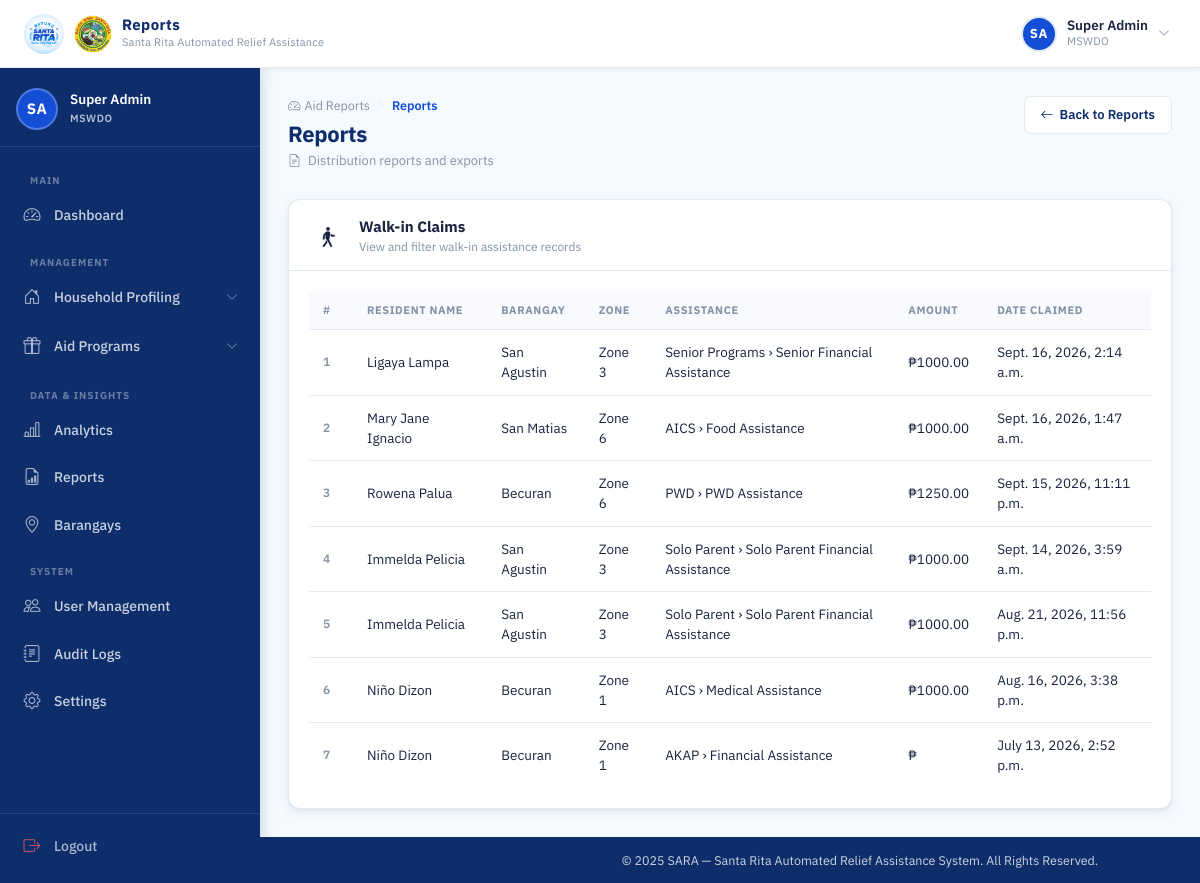
The page /mswdo/reports/barangay/ (signed in) on the database as committed earlier.
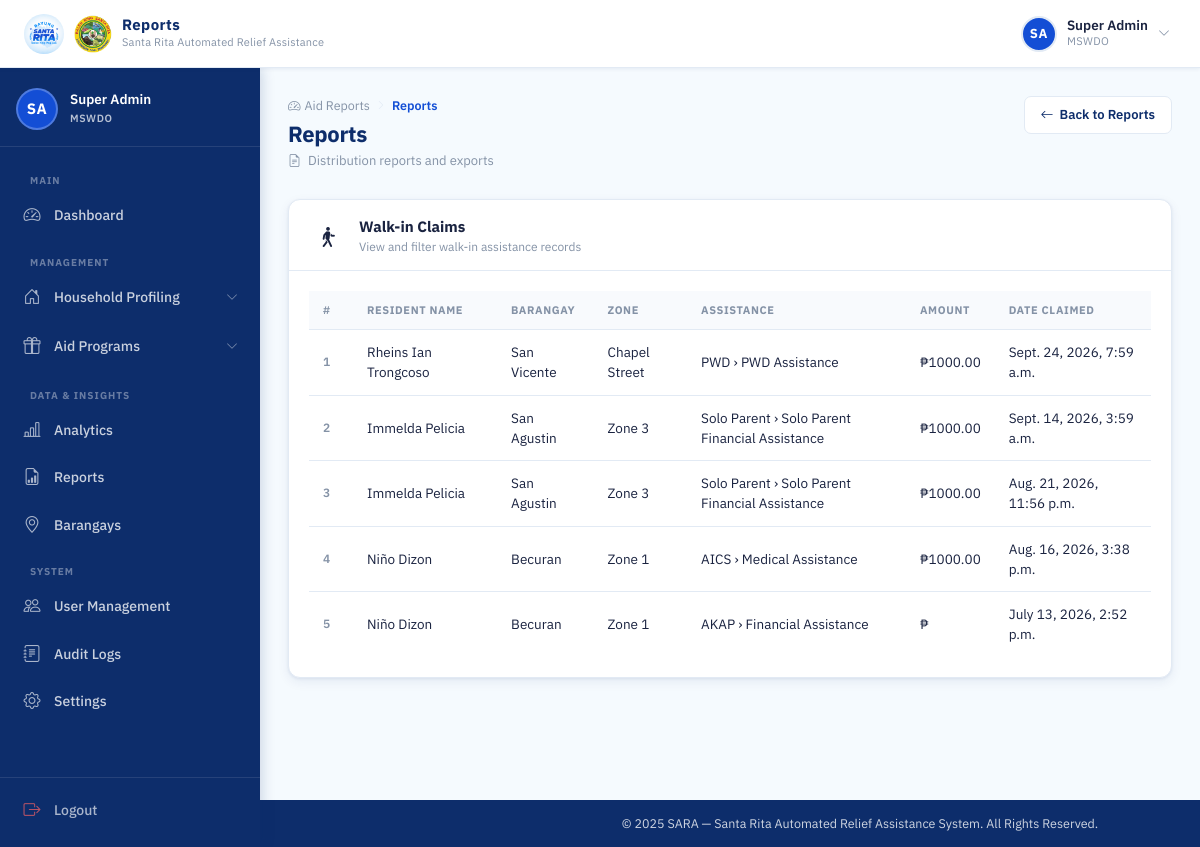
The same page on the database as committed later.
### distribution/models.py (models this page shows, shortened)
class AidClaim(models.Model):
    family = models.ForeignKey(Family, on_delete=models.CASCADE)
    family_member = models.ForeignKey(
        FamilyMember,
        on_delete=models.SET_NULL,
        null=True,
        blank=True,
        help_text="Required for individual-based assistance"
    )
    assistance = models.ForeignKey(
        Assistance,
        on_delete=models.SET_NULL,
        null=True,
        blank=True,
        related_name='claims'
    )
    CLAIM_TYPE_CHOICES = (
        ('DISTRIBUTION', 'Distribution Event'),
        ('WALK_IN', 'Walk-in / Office Visit'),
        ('OFFLINE_IMPORT', 'Offline Reconciliation Import'),
    )
    claim_type = models.CharField(
        max_length=20,
        choices=CLAIM_TYPE_CHOICES,
        default='DISTRIBUTION'
    )
    schedule = models.ForeignKey('AidSchedule', on_delete=models.CASCADE, null=True, related_name='claims')
    claimed_at = models.DateTimeField(auto_now_add=True)
    amount = models.DecimalField(
        max_digits=12,
        decimal_places=2,
        null=True,
        blank=True,
        help_text="Actual amount distributed to the beneficiary. Auto-filled from schedule.per_beneficiary_amount for scheduled claims, manually entered for walk-ins."
    )
    created_by = models.ForeignKey(
            settings.AUTH_USER_MODEL,
            on_delete=models.SET_NULL,
            null=True,
            blank=True,
            related_name='processed_claims'
        )
    is_late_scheduled_claim = models.BooleanField(
        default=False,
        help_text="True if this walk-in claim fulfills a missed scheduled distribution within the 7-day grace period"
    )
    original_schedule = models.ForeignKey(
        'AidSchedule',
        null=True,
        blank=True,
        on_delete=models.SET_NULL,
        related_name='late_claims',
        help_text="If is_late_scheduled_claim=True, links to the original missed schedule this claim fulfills"
    )
    is_exported = models.BooleanField(
        default=False,
        help_text="True if this claim has been exported for offline reconciliation (prevents duplicate exports)"
    )

### households/models.py (models this page shows, shortened)
class FamilyMember(models.Model):
    family = models.ForeignKey(
        Family,
        on_delete=models.CASCADE,
        related_name='members'
    )
    first_name = models.CharField(max_length=100)
    middle_name = models.CharField(max_length=100, blank=True, null=True)
    last_name = models.CharField(max_length=100)
    suffix = models.CharField(max_length=20, blank=True, null=True)
    relationship = models.CharField(max_length=20, choices=RELATIONSHIP_CHOICES)
    birthdate = models.DateField(null=True, blank=True)
    date_of_death = models.DateField(null=True, blank=True)
    birthplace = models.CharField(max_length=150, blank=True, null=True)
    sex = models.CharField(max_length=1, choices=SEX_CHOICES, blank=True, null=True)
    civil_status = models.CharField(max_length=50, choices=CIVIL_STATUS_CHOICES, blank=True, null=True)
    government_id_type = models.CharField(
        max_length=20, choices=GOVERNMENT_ID_CHOICES,
        blank=True, default='PHILSYS'
    )
    government_id_number = models.CharField(max_length=50, blank=True, null=True)
    religion = models.CharField(max_length=100, blank=True, null=True)
    citizenship = models.CharField(max_length=50, default='Filipino', blank=True, null=True)
    occupation = models.CharField(max_length=150, blank=True, null=True)
    contact_number = models.CharField(
        max_length=13,
        blank=True,
        null=True,
        validators=[
            RegexValidator(
                regex=r'^(09|\+639)\d{9}$',
                message="Phone number must be entered in the format: '09XXXXXXXXX' or '+639XXXXXXXXX'."
            )
        ]
    )
    email = models.EmailField(blank=True, null=True)
    monthly_income = models.DecimalField(max_digits=10, decimal_places=2, default=0)
    educational_attainment = models.CharField(max_length=50, choices=EDUCATIONAL_ATTAINMENT_CHOICES, blank=True, null=True)
    education_status = models.CharField(max_length=50, choices=EDUCATION_STATUS_CHOICES, blank=True, null=True)
    is_pwd = models.BooleanField(default=False)
    is_solo_parent = models.BooleanField(default=False)
    is_senior_citizen = models.BooleanField(default=False)
    is_indigenous = models.BooleanField(default=False)
    is_out_of_school_youth = models.BooleanField(default=False)
    is_out_of_school_children = models.BooleanField(default=False)
    profile_image = models.ImageField(upload_to=resident_profile_image_path, blank=True, null=True)

class Family(models.Model):
    household = models.ForeignKey(Household, on_delete=models.CASCADE, related_name='families')
    family_name = models.CharField(max_length=100)
    rfid_uid = models.CharField(
        max_length=50,
        unique=True,
        null=True,
        blank=True
    )
    is_active = models.BooleanField(default=True)
    is_archived = models.BooleanField(default=False)
    archived_at = models.DateTimeField(null=True, blank=True)
    archived_by = models.ForeignKey(settings.AUTH_USER_MODEL, on_delete=models.SET_NULL, null=True, blank=True, related_name='+')

class Household(models.Model):
    barangay = models.ForeignKey(Barangay, on_delete=models.CASCADE, related_name='households')
    zone = models.ForeignKey(Zone, on_delete=models.CASCADE, related_name='households')
    LAND_USE_CHOICES = (
        ('RESIDENTIAL', 'Residential'),
        ('AGRICULTURAL', 'Agricultural'),
        ('COMMERCIAL', 'Commercial'),
        ('INDUSTRIAL', 'Industrial'),
        ('INSTITUTIONAL', 'Institutional'),
        ('FISHING', 'Fishing'),
    )
    HAZARD_CHOICES = (
        ('NONE', 'No Hazard'),
        ('FLOOD', 'Flood'),
        ('LANDSLIDE', 'Landslide'),
        ('FIRE', 'Fire'),
        ('EARTHQUAKE', 'Earthquake/Fault'),
        ('RIVERBANK_EROSION', 'Riverbank Erosion'),
        ('OTHER', 'Other'),
    )
    house_number = models.CharField(max_length=50)
    land_use = models.CharField(max_length=20, choices=LAND_USE_CHOICES)
    hazard_exposure = models.CharField(max_length=20, choices=HAZARD_CHOICES)
    flood_depth = models.CharField(max_length=50, blank=True)
    flood_frequency = models.CharField(max_length=50, blank=True)
    hazard_other_description = models.CharField(max_length=255, blank=True)
    accessibility = models.CharField(max_length=255, blank=True)
    location_notes = models.CharField(max_length=255, blank=True)
    latitude = models.DecimalField(max_digits=9, decimal_places=6, null=True, blank=True)
    longitude = models.DecimalField(max_digits=9, decimal_places=6, null=True, blank=True)

class Zone(models.Model):
    barangay = models.ForeignKey(Barangay, on_delete=models.CASCADE, related_name='zones')
    name = models.CharField(max_length=50)

### accounts/models.py (models this page shows, shortened)
class Barangay(models.Model):
    name = models.CharField(max_length=100, unique=True)

### programs/models.py (models this page shows, shortened)
class Assistance(models.Model):
    BENEFICIARY_TYPE = [
        ('individual', 'Individual'),
        ('family', 'Family'),
    ]
    AID_TYPE_CHOICES = (
        ('CASH', 'Cash Assistance'),
        ('GOODS', 'Goods-in-Kind (rice, noodles, canned goods, etc.)'),
    )
    PRIORITIZATION_CHOICES = (
        ('LOWEST_INCOME_FIRST', 'Lowest Income First'),
        ('TYPHOON_PRIORITY', 'Typhoon/Vulnerability Priority'),
        ('RANDOM', 'Random Among Eligible'),
    )
    program = models.ForeignKey(
        Program,
        on_delete=models.CASCADE,
        related_name='assistances'
    )
    aid_category = models.ForeignKey(
        AidCategory,
        on_delete=models.CASCADE,
        related_name='assistances'
    )
    beneficiary_type = models.CharField(
        max_length=20,
        choices=BENEFICIARY_TYPE,
        default='family'
    )
    prioritization_strategy = models.CharField(
        max_length=30, choices=PRIORITIZATION_CHOICES, default='LOWEST_INCOME_FIRST',
        help_text="How to rank eligible beneficiaries when there are more eligible than available slots."
    )
    aid_type = models.CharField(
        max_length=10, choices=AID_TYPE_CHOICES, default='CASH',
        help_text="Used by the Rotation Eligibility rule to alternate beneficiaries between cash and goods-based aid across distribution cycles."
    )
    minimum_age = models.PositiveIntegerField(
        null=True,
        blank=True,
        help_text="Leave blank if no age requirement."
    )
    requires_pwd = models.BooleanField(default=False)
    requires_solo_parent = models.BooleanField(default=False)
    requires_senior_citizen = models.BooleanField(default=False)
    is_active = models.BooleanField(default=True)
    created_at = models.DateTimeField(auto_now_add=True)
    class Meta:
        ordering = ['program', 'aid_category']
        unique_together = ('program', 'aid_category', 'beneficiary_type')

class Program(models.Model):
    name = models.CharField(max_length=100, unique=True)
    description = models.TextField(blank=True, null=True)
    is_active = models.BooleanField(default=True)
    is_emergency_program = models.BooleanField(default=False, help_text="Emergency programs bypass 90-day cooldown and rotation eligibility rules")
    allows_barangay_delegation = models.BooleanField(default=False, help_text="When enabled, MSWDO Admin can delegate barangay-scoped distributions to Barangay Admins")
    created_at = models.DateTimeField(auto_now_add=True)
    class Meta:
        ordering = ['name']

class AidCategory(models.Model):
    program = models.ForeignKey(
        Program,
        on_delete=models.CASCADE,
        related_name='aid_categories'
    )
    name = models.CharField(max_length=100)
    description = models.TextField(blank=True, null=True)
    is_active = models.BooleanField(default=True)
    class Meta:
        ordering = ['name']
        unique_together = ('program', 'name')

### reports/views.py (the view, shortened to what this page needs)
# urls.py: path('mswdo/reports/barangay/', views.barangay_reports, name='barangay_reports'),
@login_required
@session_protected
def barangay_reports(request):
    if request.user.role not in ('MSWDO', 'MSWDO_STAFF', 'BARANGAY'):
        return HttpResponseForbidden("Access Denied")
    selected_barangay = request.GET.get('barangay')
    selected_zone = request.GET.get('zone')
    date_from = request.GET.get('date_from')
    date_to = request.GET.get('date_to')
    search_query = request.GET.get('search', '')
    claims_queryset = AidClaim.objects.filter(
        claim_type='WALK_IN'
    ).select_related(
        'family',
        'family_member',
        'family__household',
        'family__household__barangay',
        'family__household__zone',
        'assistance',
        'assistance__program',
        'assistance__aid_category'
    )
    assigned_schedules = None
    if request.user.role == 'BARANGAY':
        claims_page = None
        paginator = None
    if selected_barangay and request.user.role != 'BARANGAY':
        claims_queryset = claims_queryset.filter(
            family__household__barangay_id=selected_barangay
        )
    if selected_zone:
        claims_queryset = claims_queryset.filter(
            family__household__zone_id=selected_zone
        )
    if date_from:
        try:
            date_from_dt = datetime.strptime(date_from, '%Y-%m-%d')
            claims_queryset = claims_queryset.filter(claimed_at__gte=date_from_dt)
        except ValueError:
            pass
    if search_query:
        claims_queryset = claims_queryset.filter(
            Q(family__family_name__icontains=search_query) |
            Q(family_member__first_name__icontains=search_query) |
            Q(family_member__last_name__icontains=search_query)
        )
    claims_queryset = claims_queryset.order_by('-claimed_at', 'id')
    page = request.GET.get('page', 1)
    paginator = Paginator(claims_queryset, 20)
    try:
        claims_page = paginator.page(page)
    except PageNotAnInteger:
        claims_page = paginator.page(1)
    except EmptyPage:
        claims_page = paginator.page(paginator.num_pages)
    barangays = Barangay.objects.all()
    if request.user.role == 'BARANGAY':
        all_zones = Zone.objects.filter(barangay=request.user.barangay)
    else:
        all_zones = Zone.objects.all()
    return render(request, 'reports/barangay_reports.html', {
        'claims': claims_page,
        'paginator': paginator,
        'barangays': barangays,
        'all_zones': all_zones,
        'selected_barangay': selected_barangay,
        'selected_zone': selected_zone,
        'date_from': date_from,
        'date_to': date_to,
        'search_query': search_query,
        'now': timezone.now(),
        'is_barangay': request.user.role == 'BARANGAY',
        'assigned_schedules': assigned_schedules,
    })

### reports/templates/reports/barangay_reports.html (shortened to what this page needs)
{% extends 'base.html' %}
{% load static %}
{% block navbar_title %}Reports{% endblock %}
{% block css %}
<link rel="stylesheet" href="{% static 'css/mswdo_dashboard.css' %}">
<link rel="stylesheet" href="{% static 'css/barangay_accounts.css' %}">
<link rel="stylesheet" href="{% static 'css/aid_reports.css' %}">
<link rel="stylesheet" href="{% static 'css/register_rfid.css' %}">
{% endblock %}
{% block content %}
<div class="dash-page-header">
  <div>
    <div class="page-breadcrumb">
      <a href="{% if request.user.role == 'BARANGAY' %}{% url 'barangay_dashboard' %}{% else %}{% url 'aid_reports' %}{% endif %}" class="breadcrumb-link">
        <i class="bi bi-speedometer2"></i> {% if request.user.role == 'BARANGAY' %}Dashboard{% else %}Aid Reports{% endif %}
      </a>
      <i class="bi bi-chevron-right breadcrumb-sep"></i>
      <span class="breadcrumb-current">Reports</span>
    </div>
    <h1 class="dash-page-title">Reports</h1>
    <p class="dash-page-sub">
      <i class="bi bi-file-earmark-text me-1"></i>
      Distribution reports and exports
    </p>
  </div>
  <div class="dash-header-actions">
    <a href="{% if request.user.role == 'BARANGAY' %}{% url 'barangay_dashboard' %}{% else %}{% url 'aid_reports' %}{% endif %}" class="btn-dash-outline">
      <i class="bi bi-arrow-left"></i> {% if request.user.role == 'BARANGAY' %}Back to Dashboard{% else %}Back to Reports{% endif %}
    </a>
  </div>
</div>
{% if request.user.role != 'BARANGAY' %}
<div class="dash-panel">
  <div class="dash-panel__header">
    <div class="dash-panel__header-left">
      <i class="bi bi-person-walking dash-panel__icon" style="background-color: var(--sara-blue-light); color: var(--sara-blue); padding: 8px; border-radius: 6px;"></i>
      <div>
        <h2 class="dash-panel__title">Walk-in Claims</h2>
        <p class="dash-panel__sub">View and filter walk-in assistance records</p>
      </div>
    </div>
  </div>
  <div class="dash-panel__body">
    {% if claims %}
      <div class="table-responsive">
        <table class="rpt-table">
          <thead>
            <tr>
              <th class="rpt-th">#</th>
              <th class="rpt-th">Resident Name</th>
              <th class="rpt-th">Barangay</th>
              <th class="rpt-th">Zone</th>
              <th class="rpt-th">Assistance</th>
              <th class="rpt-th">Amount</th>
              <th class="rpt-th">Date Claimed</th>
            </tr>
          </thead>
          <tbody>
            {% for claim in claims %}
            <tr class="rpt-row">
              <td class="rpt-td rpt-td--num">{{ claims.start_index|add:forloop.counter0 }}</td>
              <td class="rpt-td">
                {% if claim.family_member %}
                  {{ claim.family_member.first_name }} {{ claim.family_member.last_name }}
                {% else %}
                  {{ claim.family.family_name }} Family
                {% endif %}
              </td>
              <td class="rpt-td">{{ claim.family.household.barangay.name|default:"N/A" }}</td>
              <td class="rpt-td">{{ claim.family.household.zone.name|default:"N/A" }}</td>
              <td class="rpt-td">{{ claim.assistance.program.name }} › {{ claim.assistance.aid_category.name }}</td>
              <td class="rpt-td">₱{{ claim.amount|floatformat:2 }}</td>
              <td class="rpt-td">{{ claim.claimed_at }}</td>
            </tr>
            {% endfor %}
          </tbody>
        </table>
      </div>
    {% else %}
      <div class="rpt-no-claims">
        <i class="bi bi-inbox"></i>
        <p>No walk-in claims found.</p>
      </div>
    {% endif %}
  </div>
</div>
{% endif %}
{% endblock %}

Rows that differ between the two databases and show on the page:
removed AidClaim: start_index|add "1", family_member.first_name "Ligaya", family_member.last_name "Lampa", family.household.barangay.name "San Agustin", family.household.zone.name "Zone 3", assistance.program.name "Senior Programs", assistance.aid_category.name "Senior Financial Assistance", amount "1000.00", claimed_at "Sept. 16, 2026, 2:14 a.m."
removed AidClaim: start_index|add "2", family_member.first_name "Mary Jane", family_member.last_name "Ignacio", family.household.barangay.name "San Matias", family.household.zone.name "Zone 6", assistance.program.name "AICS", assistance.aid_category.name "Food Assistance", amount "1000.00", claimed_at "Sept. 16, 2026, 1:47 a.m."
removed AidClaim: start_index|add "3", family_member.first_name "Rowena", family_member.last_name "Palua", family.household.barangay.name "Becuran", family.household.zone.name "Zone 6", assistance.program.name "PWD", assistance.aid_category.name "PWD Assistance", amount "1250.00", claimed_at "Sept. 15, 2026, 11:11 p.m."
added AidClaim: start_index|add "1", family_member.first_name "Rheins Ian", family_member.last_name "Trongcoso", family.household.barangay.name "San Vicente", family.household.zone.name "Chapel Street", assistance.program.name "PWD", assistance.aid_category.name "PWD Assistance", amount "1000.00", claimed_at "Sept. 24, 2026, 7:59 a.m."
computed for AidClaim "Sept. 14, 2026, 3:59 a.m.": start_index|add "4" → "2"
computed for AidClaim "Aug. 21, 2026, 11:56 p.m.": start_index|add "5" → "3"
computed for AidClaim "Aug. 16, 2026, 3:38 p.m.": start_index|add "6" → "4"
computed for AidClaim "July 13, 2026, 2:52 p.m.": start_index|add "7" → "5"
